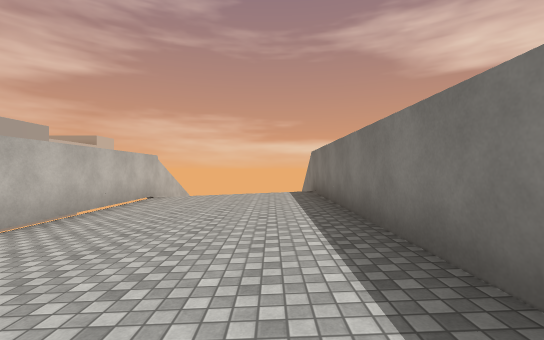
[1] (above)

18 first-person views from a walk through a 3-D level made in the Unity game engine. The camera is 1.4 m above the floor, looks level and sees 90° across. Doors are open. The floor is counted in squares, 2 m on a side. Each view is taken from the middle of a square. On the plan, view 1 faces up. The plan holds only what a view shows up to about 9 squares ahead; the rest is blank. The place goes on beyond the plan. The player is left out. Some surface patterns are stand-ins.

[2]
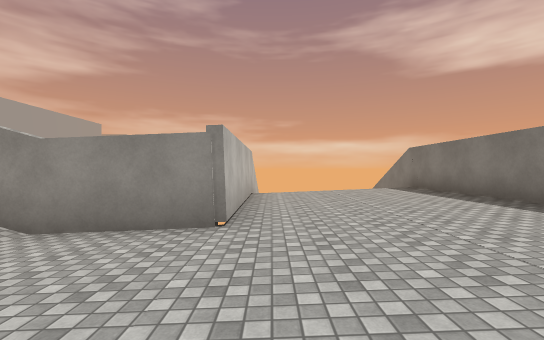

[3]
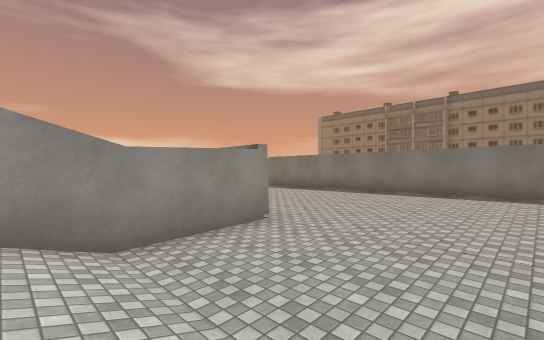

[4]
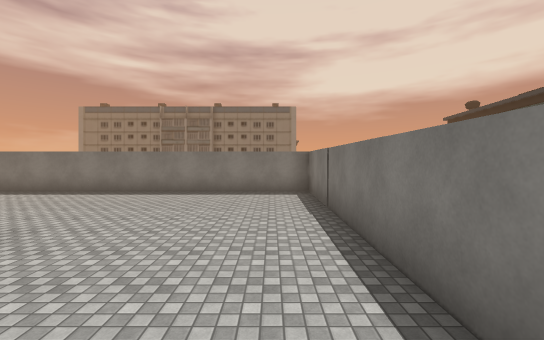

[5]
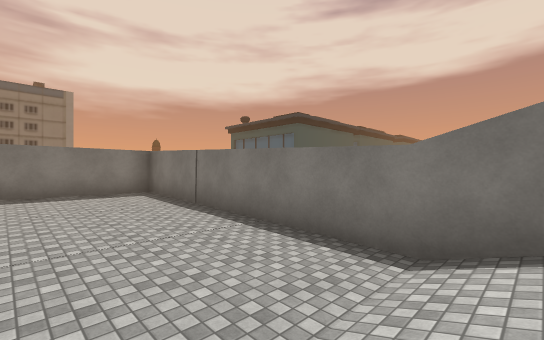

[6]
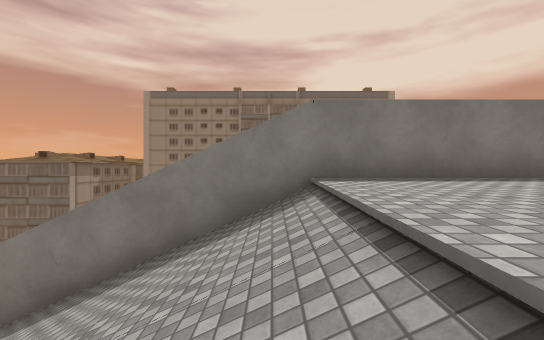

[7]
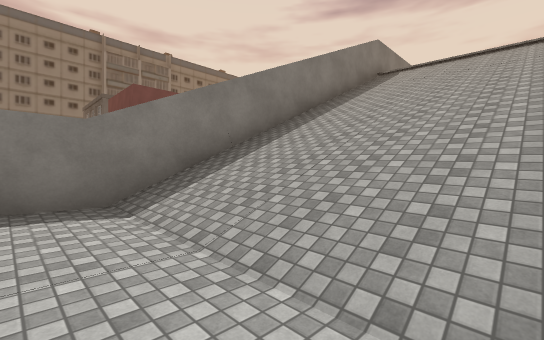

[8]
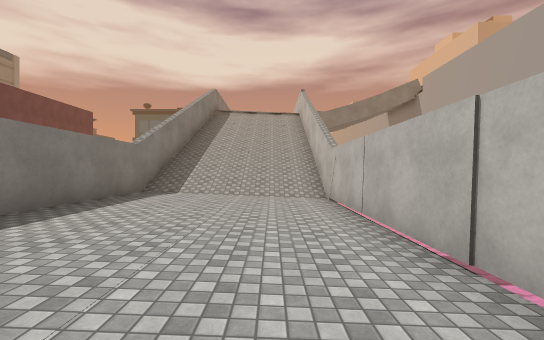

[9]
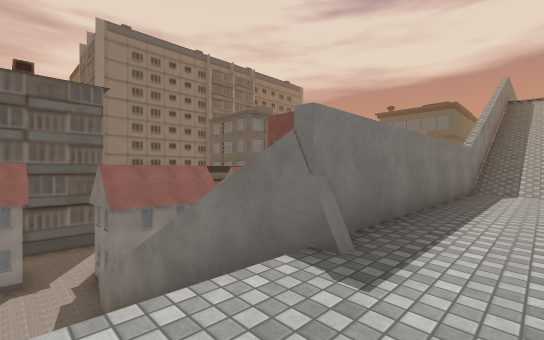

[10]
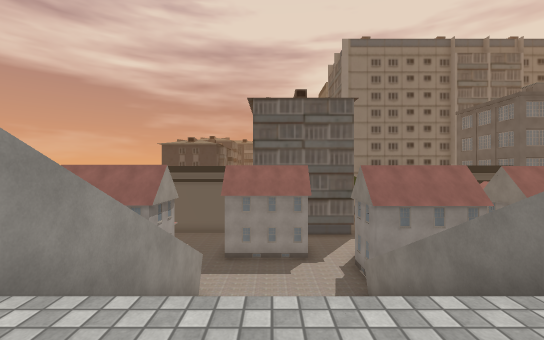

[11]
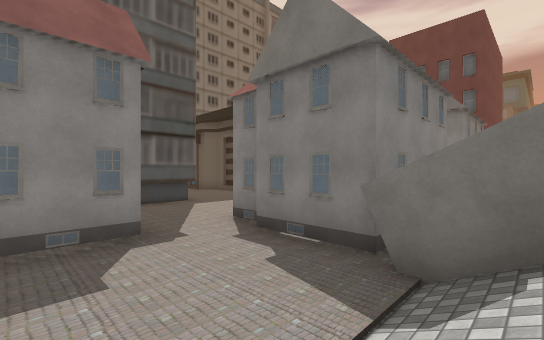

[12]
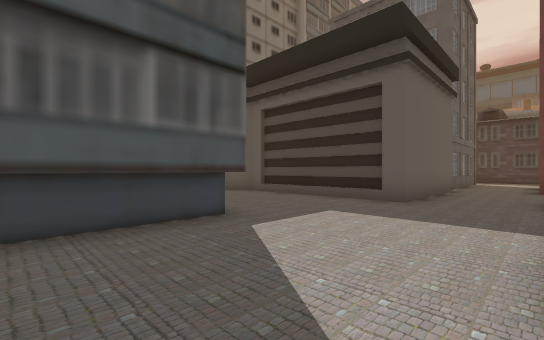

[13]
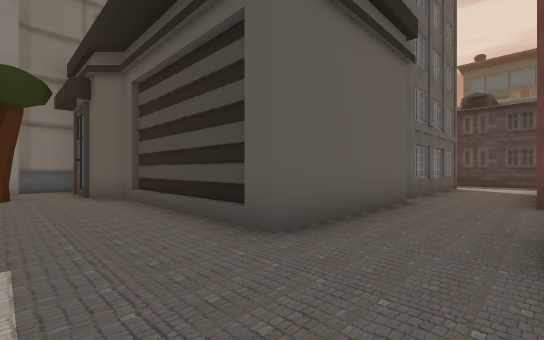

[14]
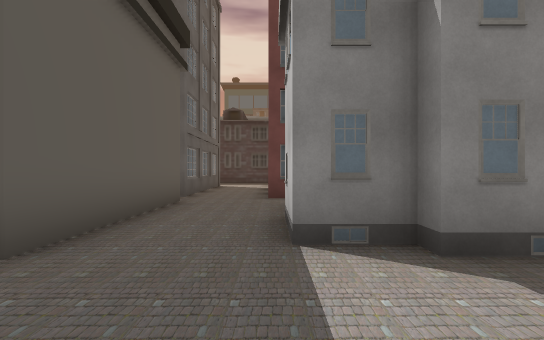

[15]
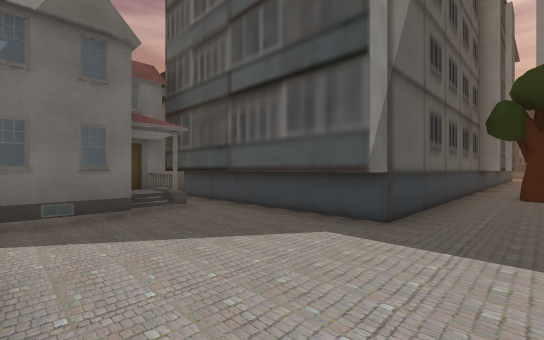

[16]
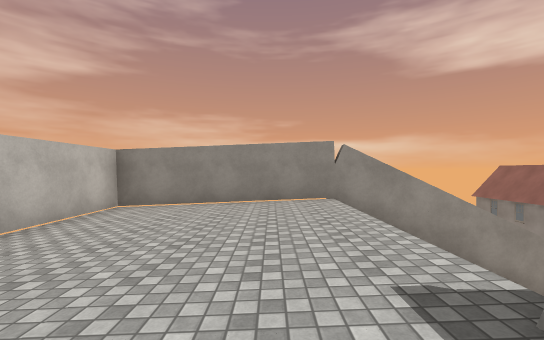

[17]
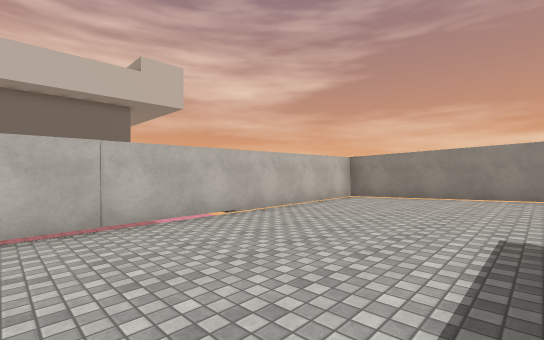

[18]
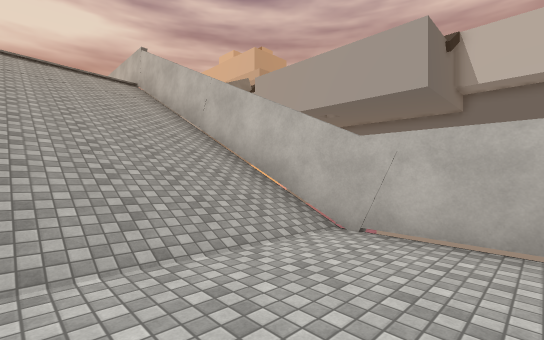

### Floor plan
Key: @ floor where view 1 was taken; # wall or solid block; . main floor; : floor 5.5 m higher than the main floor; + floor 5.75 m higher than the main floor; * floor 6 m higher than the main floor; % floor 13.5 m higher than the main floor; & floor 13.75 m higher than the main floor; $ floor 14 m higher than the main floor; / step, stairs or slope; v drop or lower ground; B building; H house; O other object.
Columns run from 7 left of view 1 to 19 right of it. Each row starts with its distance up from view 1.
 31                        O
 30                        O
 29    v############.
 28    #:+***      ..     ##
 27    #:+***     /...#  B##
 26    #:+***      ...###/##
 25    #:+***     /.......##
 24    #:+***#########....##
 23    #:+***#       ###..#####
 22    #:+***#         B.......
 21    #:+***#         ........
 20    #:+***#        .........
 19    #:+***#       #....H####
 18    #:+***#       ###.#
 17    #/////#         B.#
 16    #/////#         ..#
 15    #/////#         ..#
 14    #/////#         #.#
 13    #/////#          .B
 12    #/////#          ..
 11    #/////#          ..
 10    #/////#          ..
  9    #////#
  8    #&&$$#
  7    #&&$$#
  6    #&&$$#
  5    #&&$$#
  4 ####&&$$#
  3 /%%%&&$$#
  2 /%%%&&$$#
  1 /%%%&&$$#
  0 /%%%&&$@#
 -1 #########

Positions as (right, up) in squares from view 1, and headings:
1: (0, 0), facing up
2: (-3, 0), facing up
3: (-7, 0), facing up-right
4: (-7, 0), facing right
5: (-7, 2), facing down-right
6: (-3, 9), facing right
7: (-3, 18), facing down-right
8: (-2, 24), facing down
9: (0, 26), facing down-right
10: (0, 27), facing right
11: (7, 27), facing down-right
12: (12, 25), facing down-right
13: (12, 21), facing down-right
14: (12, 21), facing down
15: (12, 21), facing up-right
16: (0, 23), facing up
17: (1, 21), facing up-left
18: (0, 19), facing down-left
